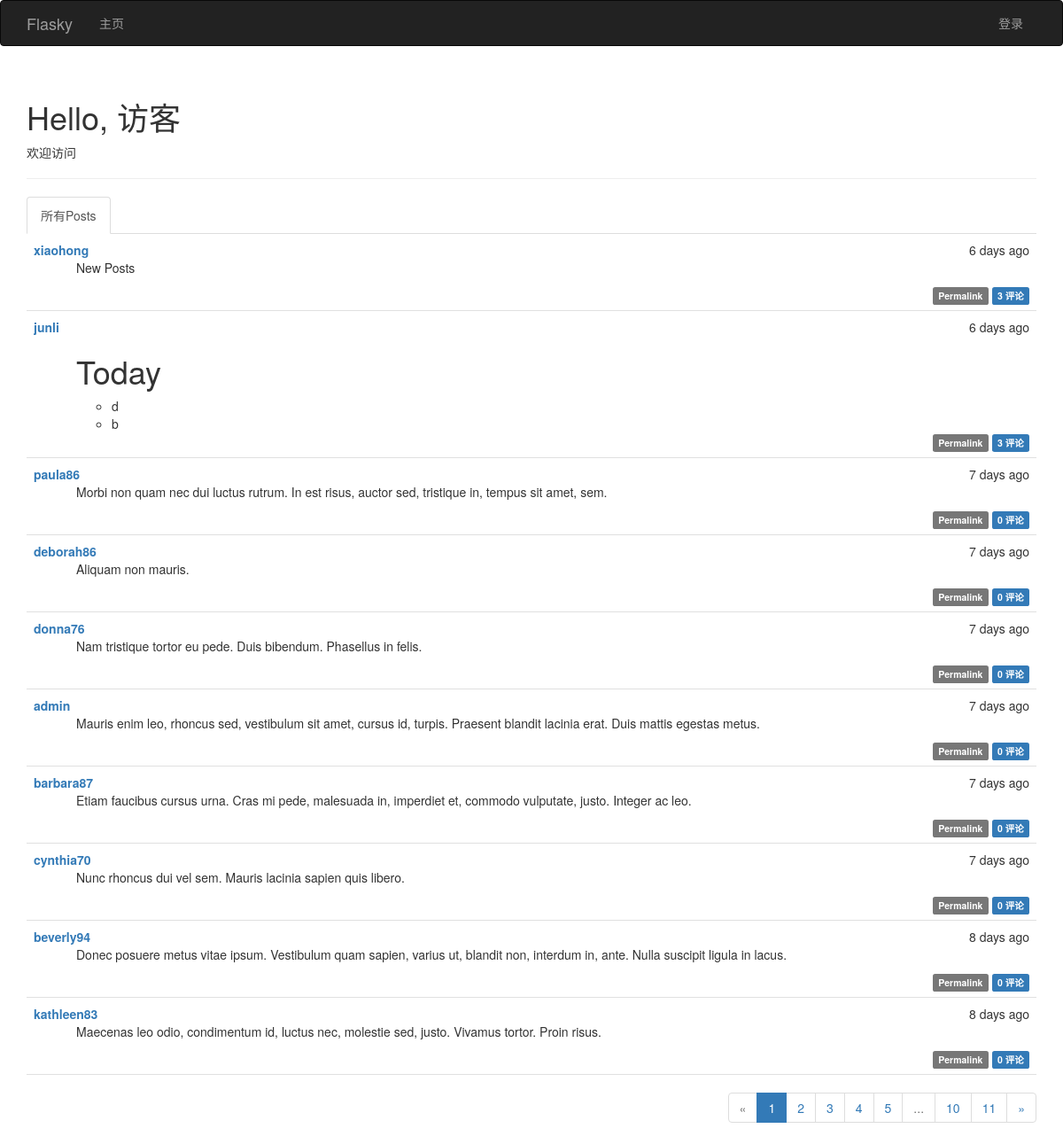
The page / on the database its author committed.
### app/models.py (models this page shows, shortened)
class Post(db.Model):
    __tablename__ = 'posts'
    id = db.Column(db.Integer, primary_key=True)
    body = db.Column(db.Text)
    timestamp = db.Column(db.DateTime, index=True, default=datetime.utcnow)
    author_id = db.Column(db.Integer, db.ForeignKey('users.id'))
    body_html = db.Column(db.Text)
    comments = db.relationship('Comment', backref='post', lazy='dynamic')

class User(UserMixin, db.Model):
    __tablename__ = 'users'
    id = db.Column(db.Integer, primary_key=True)
    username = db.Column(db.String(64), unique=True, index=True)
    email = db.Column(db.String(64), unique=True,index=True)
    role_id = db.Column(db.Integer, db.ForeignKey('roles.id'))
    password_hash = db.Column(db.String(128))
    confirmed = db.Column(db.Boolean, default= False)
    name = db.Column(db.String(64))
    location = db.Column(db.String(128))
    about_me = db.Column(db.Text())
    member_since = db.Column(db.DateTime(), default=datetime.utcnow)
    last_seen = db.Column(db.DateTime(), default=datetime.utcnow)
    posts = db.relationship('Post', backref='author', lazy='dynamic')
    followed = db.relationship('Follow', foreign_keys=[Follow.follower_id], backref=db.backref('follower', lazy='joined')
                               , lazy='dynamic', cascade='all,delete-orphan')
    followers = db.relationship('Follow', foreign_keys=[Follow.followed_id], backref=db.backref('followed',lazy='joined')
                                , lazy='dynamic',cascade='all,delete-orphan')
    comments = db.relationship('Comment', backref='author',lazy='dynamic')
    @property
    def password(self):
        raise AttributeError('password is not a readable attribute')

### app/main/views.py (the view)
@main.route('/',methods=['GET','POST'])
def index():
    form = PostForm()
    if current_user.can(Permission.WRITE_ARTICLES) and form.validate_on_submit():
        post = Post(body=form.body.data, author=current_user._get_current_object())
        db.session.add(post)
        return redirect(url_for('.index'))
    show_followed = False
    if current_user.is_authenticated:
        show_followed = bool(request.cookies.get('show_followed',''))
    if show_followed:
        query = current_user.followed_posts
    else:
        query = Post.query
    page = request.args.get('page',1, type=int)
    pagination = query.order_by(Post.timestamp.desc()).paginate(page,
                per_page=current_app.config['FLASKY_POSTS_PER_PAGE'], error_out=False)
    posts = pagination.items
    return render_template('index.html', form = form, posts=posts, pagination=pagination, show_followed=show_followed)

### app/auth/views.py (called while the page is built)
@auth.before_app_request
def before_request():
    if current_user.is_authenticated:
        current_user.ping()
        if not current_user.confirmed and request.endpoint[:5] != 'auth.':
            return redirect(url_for('auth.unconfirmed'))

### app/main/__init__.py (called while the page is built)
@main.app_context_processor
def inject_permissions():
    return dict(Permission=Permission)

### app/models.py (called while the page is built)
    def can(self, permission):
        return False

    def is_administrator(self):
        return False

### app/templates/index.html (shortened to what this page needs)
{%  extends "base.html" %}
{%  import "bootstrap/wtf.html" as wtf %}
{%  import "_macros.html" as macros %}
{% block page_content %}
    <div class="page-header">
        <h1>Hello, {% if current_user.is_authenticated %}{{ current_user.username }} {% else %} 访客{% endif %} </h1>
        {% if not known %}
            <p>欢迎访问</p>
         {% else %}
            <p>欢迎再次光临！</p>
        {% endif %}
    </div>
    <div class="post-tabs">
        <ul class="nav nav-tabs">
            <li {% if not show_followed %} class="active" {% endif %}> <a href="{{ url_for('.show_all') }}">所有Posts</a></li>
        </ul>
  {%  include '_posts.html' %}
    </div>
    {% if pagination %}
        <div class="pagination">
            {{ macros.pagination_widget(pagination,'.index') }}
        </div>
    {% endif %}
{% endblock %}

### app/templates/_posts.html (shortened to what this page needs)
  <ul class="posts">
        {% for post in posts %}
            <li class="post">
                <div class="post-date">
                    {{ moment(post.timestamp).fromNow() }}
                </div>
                <div class="post-author">
                    <a href="{{ url_for('.user', username=post.author.username) }}">{{ post.author.username }}</a>
                </div>
                <div class="post-content">
                    {% if post.body_html %}
                        {{  post.body_html | safe }}
                    {% else %}
                        {{ post.body }}
                    {% endif %}
                    <div class="post-footer">
                        <a href="{{ url_for('.post', id=post.id) }}">
                            <span class="label label-default">Permalink</span>
                        </a>
                          <a href="{{ url_for('.post', id=post.id) }}#comments">
                            <span class="label label-primary">{{ post.comments.count() }} 评论</span>
                        </a>
                    </div>
                </div>
            </li>
        {% endfor %}
    </ul>

### app/static/style.css (style rules this page uses)
div.post-tabs { margin-top: 16px; }
ul.posts { list-style-type: none; padding: 0px; margin: 16px 0px 0px 0px; border-top: 1px solid #e0e0e0; }
div.post-tabs ul.posts { margin: 0px; border-top: none; }
ul.posts li.post { padding: 8px; border-bottom: 1px solid #e0e0e0; }
div.post-date { float: right; }
div.post-author { font-weight: bold; }
div.post-content { margin-left: 48px; min-height: 48px; }
div.post-footer { text-align: right; }
div.pagination { width: 100%; text-align: right; padding: 0px; margin: 0px; }

### rows shown on the page
Post: timestamp "6 days ago", author.username "xiaohong", body_html "New Posts", comments.count "3"
Post: timestamp "6 days ago", author.username "junli", body_html "Today d b", comments.count "3"
Post: timestamp "7 days ago", author.username "paula86", body_html "Morbi non quam nec dui luctus rutrum. In est risus, auctor sed, tristique in, tempus sit amet, sem.", comments.count "0"
Post: timestamp "7 days ago", author.username "deborah86", body_html "Aliquam non mauris.", comments.count "0"
Post: timestamp "7 days ago", author.username "donna76", body_html "Nam tristique tortor eu pede. Duis bibendum. Phasellus in felis.", comments.count "0"
Post: timestamp "7 days ago", author.username "admin", body_html "Mauris enim leo, rhoncus sed, vestibulum sit amet, cursus id, turpis. Praesent blandit lacinia erat. Duis mattis egestas metus.", comments.count "0"
Post: timestamp "7 days ago", author.username "barbara87", body_html "Etiam faucibus cursus urna. Cras mi pede, malesuada in, imperdiet et, commodo vulputate, justo. Integer ac leo.", comments.count "0"
Post: timestamp "7 days ago", author.username "cynthia70", body_html "Nunc rhoncus dui vel sem. Mauris lacinia sapien quis libero.", comments.count "0"
Post: timestamp "8 days ago", author.username "beverly94", body_html "Donec posuere metus vitae ipsum. Vestibulum quam sapien, varius ut, blandit non, interdum in, ante. Nulla suscipit ligula in lacus.", comments.count "0"
Post: timestamp "8 days ago", author.username "kathleen83", body_html "Maecenas leo odio, condimentum id, luctus nec, molestie sed, justo. Vivamus tortor. Proin risus.", comments.count "0"

### other values the page prints
{{ p }} "1"
{{ p }} "2" "3" "4" "5" "10" "11"
